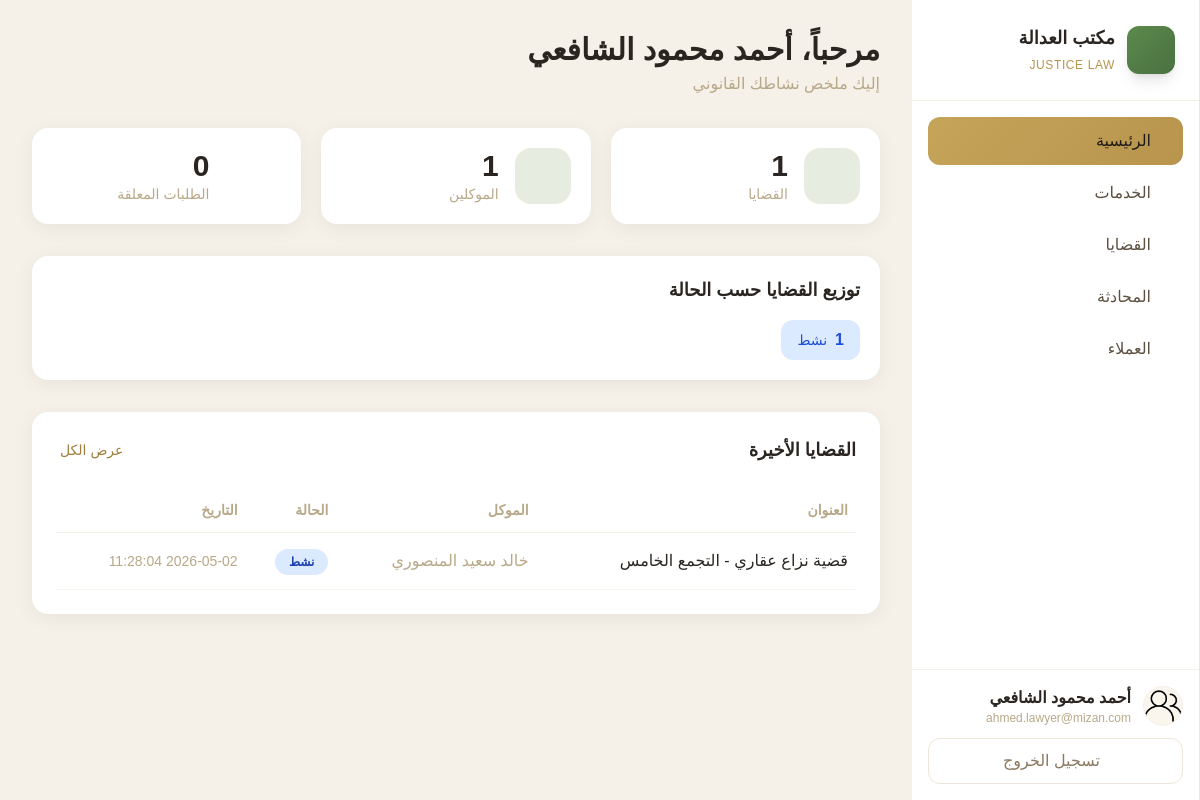
Screenshot of /pages/lawyer/dashboard.php (signed in) with the database file from the repository.
### tables this page shows
CREATE TABLE IF NOT EXISTS cases (
    id INT AUTO_INCREMENT PRIMARY KEY,
    client_id INT NOT NULL,
    lawyer_id INT DEFAULT NULL,
    title VARCHAR(255) NOT NULL,
    client_name VARCHAR(255) NOT NULL,
    lawyer_name VARCHAR(255) DEFAULT NULL,
    case_type VARCHAR(100) DEFAULT NULL,
    status ENUM('active', 'pending', 'completed') DEFAULT 'pending',
    description TEXT,
    created_at TIMESTAMP DEFAULT CURRENT_TIMESTAMP,
    FOREIGN KEY (client_id) REFERENCES users(id) ON DELETE CASCADE,
    FOREIGN KEY (lawyer_id) REFERENCES users(id) ON DELETE SET NULL
);

### includes/auth.php (called while the page is built, shortened)
<?php
function getUser() {
    return [
        "id" => $_SESSION["user_id"] ?? null,
        "name" => $_SESSION["user_name"] ?? null,
        "email" => $_SESSION["user_email"] ?? null,
        "role" => $_SESSION["user_role"] ?? null,
    ];
}

### pages/lawyer/dashboard.php (the view, shortened to what this page needs)
<?php
require_once __DIR__ . "/../../includes/auth.php";
$conn = getDb();
$user = getUser();
$stmt = $conn->prepare("SELECT COUNT(*) as total FROM cases WHERE lawyer_id = ?");
$stmt->bind_param("i", $user["id"]);
$stmt->execute();
$casesCount = $stmt->get_result()->fetch_assoc()["total"];
$stmt = $conn->prepare("SELECT COUNT(DISTINCT client_id) as total FROM cases WHERE lawyer_id = ?");
$stmt->bind_param("i", $user["id"]);
$stmt->execute();
$clientsCount = $stmt->get_result()->fetch_assoc()["total"];
$stmt = $conn->prepare("SELECT COUNT(*) as total FROM service_requests WHERE lawyer_id = ? AND status = 'pending'");
$stmt->bind_param("i", $user["id"]);
$stmt->execute();
$pendingRequests = $stmt->get_result()->fetch_assoc()["total"];
$stmt = $conn->prepare("SELECT id, title, client_name, status, created_at FROM cases WHERE lawyer_id = ? ORDER BY created_at DESC LIMIT 5");
$stmt->bind_param("i", $user["id"]);
$stmt->execute();
$recentCases = $stmt->get_result();
$statusDist = [];
$stmt = $conn->prepare("SELECT status, COUNT(*) as count FROM cases WHERE lawyer_id = ? GROUP BY status");
$stmt->bind_param("i", $user["id"]);
$stmt->execute();
$distResult = $stmt->get_result();
while ($row = $distResult->fetch_assoc()) {
    $statusDist[$row['status']] = $row['count'];
}
include __DIR__ . "/../../includes/header.php";
?>
<div class="p-6 lg:p-8">
    <div class="mb-8">
        <h1 class="text-2xl lg:text-3xl font-bold text-dark-700">مرحباً، <?= htmlspecialchars($user["name"]) ?></h1>
        <p class="text-noble-600 mt-1">إليك ملخص نشاطك القانوني</p>
    </div>
    <div class="grid grid-cols-1 md:grid-cols-3 gap-5 mb-8">
        <div class="card p-5 flex items-center gap-4">
            <div class="w-14 h-14 rounded-2xl bg-justice-100 flex items-center justify-center">
            </div>
            <div>
                <p class="text-3xl font-bold text-dark-700"><?= $casesCount ?></p>
                <p class="text-sm text-noble-600">القضايا</p>
            </div>
        </div>
        <div class="card p-5 flex items-center gap-4">
            <div class="w-14 h-14 rounded-2xl bg-justice-100 flex items-center justify-center">
            </div>
            <div>
                <p class="text-3xl font-bold text-dark-700"><?= $clientsCount ?></p>
                <p class="text-sm text-noble-600">الموكلين</p>
            </div>
        </div>
        <div class="card p-5 flex items-center gap-4">
            <div class="w-14 h-14 rounded-2xl bg-gold-100 flex items-center justify-center">
            </div>
            <div>
                <p class="text-3xl font-bold text-dark-700"><?= $pendingRequests ?></p>
                <p class="text-sm text-noble-600">الطلبات المعلقة</p>
            </div>
        </div>
    </div>
    <?php if (count($statusDist) > 0): ?>
    <div class="card p-5 mb-8">
        <h3 class="text-lg font-bold text-dark-700 mb-4">توزيع القضايا حسب الحالة</h3>
        <div class="flex flex-wrap gap-4">
            <?php foreach ($statusDist as $status => $count): ?>
                <?php
                $statusClasses = [
                    'pending' => 'bg-amber-100 text-amber-700',
                    'active' => 'bg-blue-100 text-blue-700',
                    'completed' => 'bg-purple-100 text-purple-700'
                ];
                $statusLabels = [
                    'pending' => 'قيد الانتظار',
                    'active' => 'نشط',
                    'completed' => 'مكتمل'
                ];
                $class = $statusClasses[$status] ?? 'bg-gray-100 text-gray-700';
                $label = $statusLabels[$status] ?? $status;
                ?>
                <div class="flex items-center gap-2 px-4 py-2 rounded-xl <?= $class ?>">
                    <span class="font-bold"><?= $count ?></span>
                    <span class="text-sm"><?= $label ?></span>
                </div>
            <?php endforeach; ?>
        </div>
    </div>
    <?php endif; ?>
    <div class="card p-6">
        <div class="flex items-center justify-between mb-6">
            <h2 class="text-lg font-bold text-dark-700">القضايا الأخيرة</h2>
            <a href="<?= SITE_URL ?>/pages/lawyer/cases.php" class="text-sm text-gold-600 hover:text-gold-700 flex items-center gap-1">
                عرض الكل <span class="iconify" data-icon="lucide:arrow-left"></span>
            </a>
        </div>
        <?php if ($recentCases->num_rows > 0): ?>
            <div class="overflow-x-auto">
                <table class="w-full">
                    <thead>
                        <tr class="border-b border-noble-200">
                            <th class="text-right py-3 px-2 text-sm font-semibold text-noble-600">العنوان</th>
                            <th class="text-right py-3 px-2 text-sm font-semibold text-noble-600">الموكل</th>
                            <th class="text-right py-3 px-2 text-sm font-semibold text-noble-600">الحالة</th>
                            <th class="text-right py-3 px-2 text-sm font-semibold text-noble-600">التاريخ</th>
                        </tr>
                    </thead>
                    <tbody>
                        <?php while ($c = $recentCases->fetch_assoc()): ?>
                        <tr class="border-b border-noble-100 hover:bg-noble-50 transition-colors">
                            <td class="py-4 px-2 font-medium text-dark-700"><?= htmlspecialchars($c["title"]) ?></td>
                            <td class="py-4 px-2 text-noble-600"><?= htmlspecialchars($c["client_name"]) ?></td>
                            <td class="py-4 px-2">
                                <?php
                                $statusClasses = [
                                    'pending' => 'badge-pending',
                                    'active' => 'badge-active',
                                    'completed' => 'badge-completed'
                                ];
                                $statusLabels = [
                                    'pending' => 'قيد الانتظار',
                                    'active' => 'نشط',
                                    'completed' => 'مكتمل'
                                ];
                                $class = $statusClasses[$c['status']] ?? 'badge-pending';
                                $label = $statusLabels[$c['status']] ?? $c['status'];
                                ?>
                                <span class="badge <?= $class ?>"><?= $label ?></span>
                            </td>
                            <td class="py-4 px-2 text-noble-600 text-sm"><?= $c["created_at"] ?></td>
                        </tr>
                        <?php endwhile; ?>
                    </tbody>
                </table>
            </div>
        <?php endif; ?>
    </div>
</div>
<?php include __DIR__ . "/../../includes/footer.php"; ?>

### includes/header.php (style rules this page uses)
* { box-sizing: border-box; }
html { scroll-behavior: smooth; }
body { font-family: 'IBM Plex Sans Arabic', sans-serif; background-color: #F5F0E8; }
.card { background: white; border-radius: 16px; box-shadow: 0 4px 20px rgba(0,0,0,0.06); transition: all 0.3s ease; }
.badge { padding: 6px 14px; border-radius: 20px; font-size: 12px; font-weight: 600; }
.badge-active { background: #DBEAFE; color: #1E40AF; }

### rows the page displays
cases: title "قضية نزاع عقاري - التجمع الخامس", client_name "خالد سعيد المنصوري", status "نشط", created_at "2026-05-02 11:28:04"

### other values shown
$link['label'] "الرئيسية"
$link['label'] "الخدمات"
$link['label'] "القضايا"
$link['label'] "المحادثة"
$link['label'] "العملاء"
$user['name'] "أحمد محمود الشافعي"
$user['email'] "ahmed.lawyer@mizan.com"
$user["name"] "أحمد محمود الشافعي"
$casesCount "1"
$clientsCount "1"
$pendingRequests "0"
$count "1"
$label "نشط"
